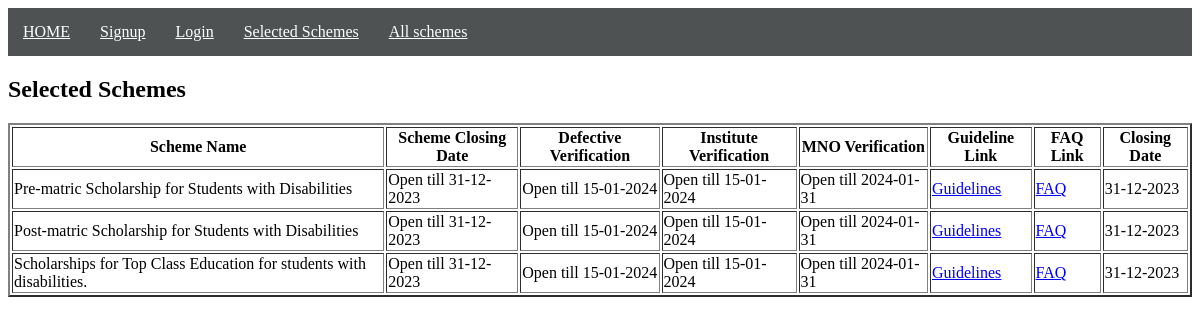
/selected_schemes/ (signed in), run on the app's committed database.
### myapp/models.py (models this page shows, shortened)
class Scholarship(models.Model):
    scheme_name = models.CharField(max_length=255,null=True,blank=True)
    Scheme_closing_date= models.CharField(max_length=255,null=True,blank=True)
    defective_verification= models.CharField(max_length=255,null=True,blank=True)
    institute_verification = models.CharField(max_length=255,null=True,blank=True)
    MNO_verification = models.CharField(max_length=255,null=True,blank=True)
    guidelines = models.CharField(max_length=255,null=True,blank=True)
    guidelinelink =models.CharField(max_length=255,null=True,blank=True)
    faq_link=models.CharField(max_length=255,null=True,blank=True)
    closing_date=models.CharField(max_length=255,null=True,blank=True)

### myapp/views.py (the view)
# urls.py: path('selected_schemes/', selected_schemes_view, name='selected_schemes'),
@login_required
def selected_schemes_view(request):
    user_scholarships = UserScholarship.objects.filter(user=request.user, is_selected=True)
    selected_scholarships = [us.scholarship for us in user_scholarships]
    return render(request, 'selected_schemes.html', {'selected_scholarships': selected_scholarships})

### templates/selected_schemes.html (shortened to what this page needs)
<!DOCTYPE html>
<html lang="en">
<head>
</head>
<body>
    <nav class="navbar">
        <ul>
            <li><a href="base">HOME</a></li>
            <li><a href="http://127.0.0.1:8000/signup">Signup</a></li>
            <li><a href="http://127.0.0.1:8000/login">Login</a></li>
            <li><a href="selected_schemes">Selected Schemes</a></li>
            <li><a href="http://127.0.0.1:8000/logger">All schemes</a></li>
        </ul>
    </nav>
    {% block content %}
      <h2>Selected Schemes</h2>
      <table border="2" class="cont">
        <tr>
          <th>Scheme Name</th>
          <th>Scheme Closing Date</th>
          <th>Defective Verification</th>
          <th>Institute Verification</th>
          <th>MNO Verification</th>
          <th>Guideline Link</th>
          <th>FAQ Link</th>
          <th>Closing Date</th>
        </tr>
        {% for scholarship in selected_scholarships %}
          <tr>
            <td>{{ scholarship.scheme_name }}</td>
            <td>{{ scholarship.Scheme_closing_date }}</td>
            <td>{{ scholarship.defective_verification }}</td>
            <td>{{ scholarship.institute_verification }}</td>
            <td>{{ scholarship.MNO_verification }}</td>
            <td><a href="https://scholarships.gov.in{{ scholarship.guidelinelink }}" target="_blank">Guidelines</a></td>
                    <td><a href="https://scholarships.gov.in{{ scholarship.faq_link }}" target="_blank">FAQ</a></td>
            <td>{{ scholarship.closing_date }}</td>
          </tr>
        {% empty %}
          <tr>
            <td colspan="9">No selected schemes.</td>
          </tr>
        {% endfor %}
      </table>
    {% endblock %}

### templates/selected_schemes.html (style rules this page uses)
.navbar ul { list-style: none; background-color: rgb(78, 82, 82); padding: 0px; margin: 0px; overflow: hidden; }
.navbar a { color: white; text-align: center; padding: 15px; display: block; }
.navbar li { float: left; }

### data on the page
Scholarship: scheme_name "Pre-matric Scholarship for Students with Disabilities", Scheme_closing_date "Open till 31-12-2023", defective_verification "Open till 15-01-2024", institute_verification "Open till 15-01-2024", MNO_verification "Open till 2024-01-31", closing_date "31-12-2023"
Scholarship: scheme_name "Post-matric Scholarship for Students with Disabilities", Scheme_closing_date "Open till 31-12-2023", defective_verification "Open till 15-01-2024", institute_verification "Open till 15-01-2024", MNO_verification "Open till 2024-01-31", closing_date "31-12-2023"
Scholarship: scheme_name "Scholarships for Top Class Education for students with disabilities.", Scheme_closing_date "Open till 31-12-2023", defective_verification "Open till 15-01-2024", institute_verification "Open till 15-01-2024", MNO_verification "Open till 2024-01-31", closing_date "31-12-2023"
